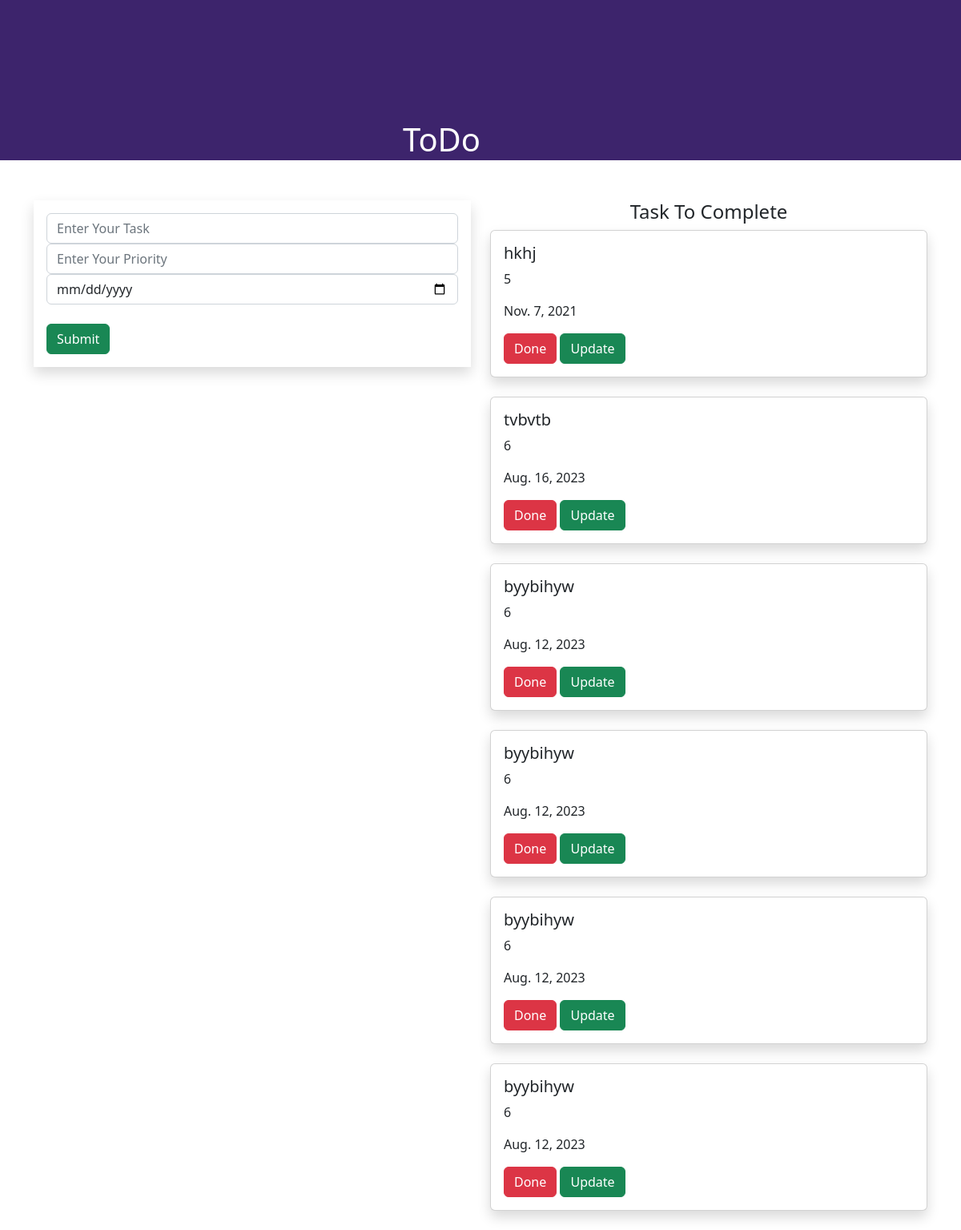
The page / on the database its author committed.
### todoapp/models.py (models this page shows, shortened)
class Task(models.Model):
    name=models.CharField(max_length=250)
    priority=models.IntegerField()
    date=models.DateField()

### todoapp/views.py (the view)
# urls.py: path('',views.index,name='index'),
def index(request):
    task1 = Task.objects.all()
    if request.method=='POST':
        task=request.POST.get('task')
        priority = request.POST.get('priority')
        date = request.POST.get('date')
        task=Task(name=task,priority=priority,date=date)
        task.save()
    return render(request,'index.html',{'task1':task1})

### template/index.html (shortened to what this page needs)
{% load static %}
<!DOCTYPE html>
<html lang="en">
<head>
    <link rel="stylesheet" href="https://cdn.jsdelivr.net/npm/bootstrap@5.2.3/dist/css/bootstrap.min.css">
    <link rel="stylesheet" href="{% static 'style.css' %}">
</head>
<body>
<div class="container-fluid">
    <div class="row">
        <div class="banner">
            <div class="banner-text">
                <h1>ToDo</h1>
            </div>
        </div>
    </div>
</div>
<div class="container">
    <div class="row">
        <div class="col-md-6">
        <form method="post" class="p-3 shadow">
        <div class="form-group">
            <input type="text" name="task" class="form-control" placeholder="Enter Your Task">
        </div>
        <div class="form-group">
            <input type="text" name="priority" class="form-control" placeholder="Enter Your Priority">
        </div>
        <div class="form-group">
            <input type="date" name="date" class="form-control">
        </div>
            <br>
            <input type="submit" class="btn btn-success">
        </form>
        </div>
        <div class="col-md-6">
            <h4 align="center">Task To Complete</h4>
            {% for i in task1 %}
            <div class="shadow card">
  <div class="card-body">
    <h5 class="card-title">{{i.name}}</h5>
    <p class="card-text">{{i.priority}}</p>
    <p class="card-text">{{i.date}}</p>
    <a href="{% url 'todoapp:delete' i.id %}" class="btn btn-danger">Done</a>
    <a href="{% url 'todoapp:update' i.id %}" class="btn btn-success">Update</a>
  </div>
</div>
            <br>
            {% endfor %}
        </div>
    </div>
</div>
</body>
</html>

### static/style.css (style rules this page uses)
.banner { width:100%; background-color:#3D246C; height:200px; margin-bottom:50px; }
.banner-text { color:white; right:50%; top:150px; position:absolute; transform:transform; }
form { background-color:white; }

### rows shown on the page
Task: name "hkhj", priority "5", date "Nov. 7, 2021"
Task: name "tvbvtb", priority "6", date "Aug. 16, 2023"
Task: name "byybihyw", priority "6", date "Aug. 12, 2023"
Task: name "byybihyw", priority "6", date "Aug. 12, 2023"
Task: name "byybihyw", priority "6", date "Aug. 12, 2023"
Task: name "byybihyw", priority "6", date "Aug. 12, 2023"
